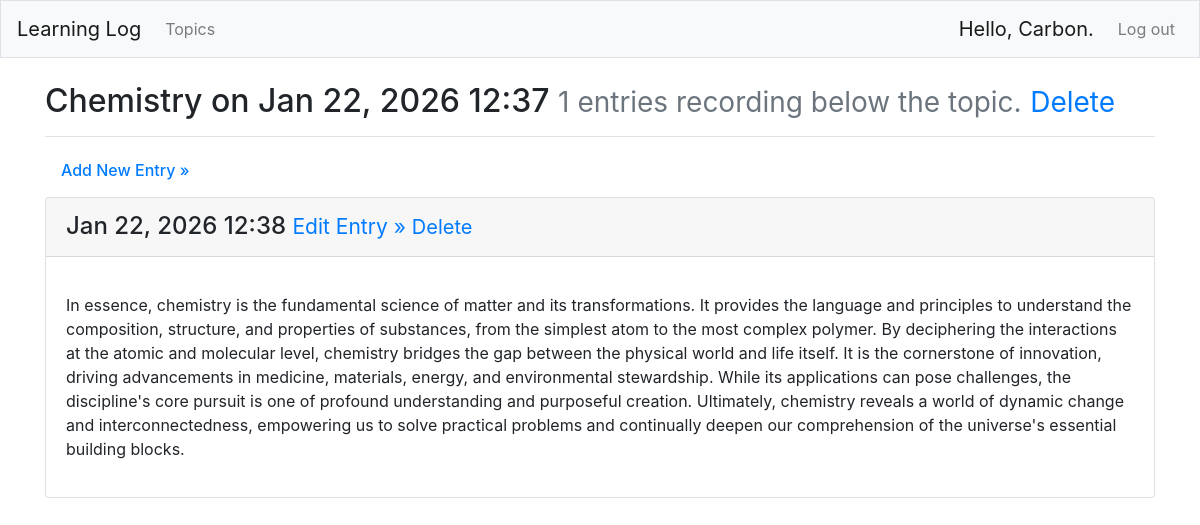
The page /topics/1/ (signed in) on the database its author committed.
### learning_logs_app/models.py (models this page shows, shortened)
class Topic(models.Model):
    text = models.CharField(max_length=200)
    date_added = models.DateTimeField(auto_now_add=True)
    owner = models.ForeignKey(User, on_delete=models.CASCADE)
    def __str__(self):
        return self.text

class Entry(models.Model):
    topic = models.ForeignKey(Topic, on_delete=models.CASCADE)
    text = models.TextField()
    date_added = models.DateTimeField(auto_now_add=True)
    class Meta:
        verbose_name_plural = 'entries'

### learning_logs_app/views.py (the view)
# urls.py: path('topics/<int:topic_id>/', views.topic, name='topic'),
@login_required
def topic(request, topic_id):
    topic = get_object_or_404(Topic, id=topic_id)
    if topic.owner != request.user:
        raise Http404
    entries = topic.entry_set.order_by('-date_added')
    quantity = entries.count()
    create_time = topic.date_added
    context = {'topic': topic, 'entries': entries,
               'quantity': quantity, 'create_time': create_time}
    return render(request, 'learning_logs_app/topic.html', context)

### learning_logs_app/templates/learning_logs_app/topic.html
{% extends "learning_logs_app/base.html" %}
{% load bootstrap4 %}
{% block page_header %}
  <h2>{{ topic }}  on  {{ create_time|date:"M d, Y H:i" }}
    <small class="text-muted">{{ quantity }} entries recording below the topic.</small>
    <small class="text-muted">
      <a href="{% url 'learning_logs_app:delete_topic' topic.id %}">Delete</a>
    </small>
  </h2>
{% endblock page_header %}
{% block content %}
   <h6><a class="nav-link" href="{% url 'learning_logs_app:new_entry' topic.id %}">Add New Entry &raquo;</a></h6>
  {% if entries %}
    {% for entry in entries %}
      <div class="card mb-3">
        <nav>
          <h4 class="card-header">{{ entry.date_added|date:"M d, Y H:i" }}
            <small class="text-muted">
              <a href="{% url 'learning_logs_app:edit_entry' entry.id %}">Edit Entry &raquo;</a>
            </small>
            <small class="text-muted">
              <a class="navbar-brand" href="{% url 'learning_logs_app:delete_entry' entry.id %}">Delete</a>
            </small>
          </h4>
        </nav>
        <div class="card-body">
          <p class="card-text">{{ entry.text|linebreaks }}</p>
        </div>
      </div>
    {% endfor %}
  {% else %}
    <h4>No entries for this topic yet. <a href="{% url 'learning_logs_app:new_entry' topic.id %}">Add your first entry</a>!</h4>
  {% endif %}
{% endblock content %}

### learning_logs_app/templates/learning_logs_app/base.html (shortened to what this page needs)
{% load bootstrap4 %}
<html lang="en">
  <head>
    {% bootstrap_css %}
  </head>
  <body>
    <nav class="navbar navbar-expand-md navbar-light bg-light mb-4 border">
      <a class="navbar-brand" href="{% url 'learning_logs_app:index' %}">Learning Log</a>
      <div class="collapse navbar-collapse" id="navbarCollapse">
        <ul class="navbar-nav mr-auto">
          <li class="nav-item">
            <a class="nav-link" href="{% url 'learning_logs_app:topics' %}">Topics</a>
          </li>
        </ul>
        <ul class="navbar-nav ml-auto">
          {% if user.is_authenticated %}
            <li class="nav-item">
              <span class="navbar-brand">Hello, {{ user.username }}.</span>
            </li>
            <li class="nav-item">
              <a class="nav-link" href="{% url 'user_app:logout' %}?next={% url 'learning_logs_app:index' %}">Log
                out</a>
            </li>
          {% endif %}
        </ul>
      </div>
    </nav>
    <main role="main" class="container">
      <div class="pb-2 mb-3 border-bottom">
        {% block page_header %}{% endblock page_header %}
      </div>
      <div>
        {% block content %}{% endblock content %}
      </div>
    </main>
  </body>
</html>

### rows shown on the page
Topic: text "Chemistry", date_added "Jan 22, 2026 12:37"
Entry: date_added "Jan 22, 2026 12:38", text "In essence, chemistry is the fundamental science of matter and its transformations. It provides the language and principles to understand the composition, structure, and properties of substances, from the simplest atom to the most complex polymer. By deciphering the interactions at the atomic and molecular level, chemistry bridges the gap between the physical world and life itself. It is the cornerstone of innovation, driving advancements in medicine, materials, energy, and environmental stewardship. While its applications can pose challenges, the discipline's core pursuit is one of profound understanding and purposeful creation. Ultimately, chemistry reveals a world of dynamic change and…"

### other values the page prints
{{ user.username }} "Carbon"
{{ quantity }} "1"
